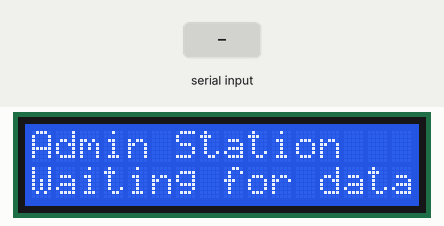
Recording of a sketch running on a simulated Arduino Uno, built with avr-gcc and run on an emulated ATmega328P. Parts: 16×2 character LCD. The inputs (shaded band) are chosen by the test bench. EEPROM starts erased; what the sketch prints to the serial monitor is not drawn.

Above: at 1.2 s.
1.3 s: "D:\n" received over Serial
At 1.9 s:
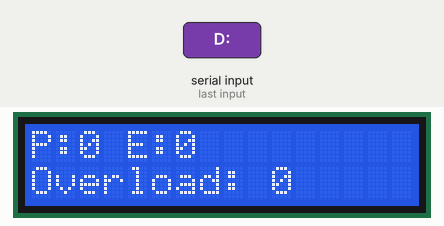
2.8 s: "D:90\n" received over Serial
At 3.8 s:
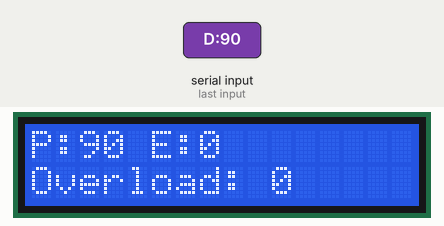
Timing chart, 0 to 5.8 s (numbered marks = the images above; inputs shaded):
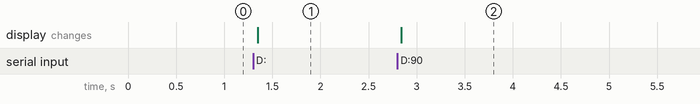

The sketch:

Bus_Station__Master_.ino
```cpp
#include <Wire.h>
#include <LiquidCrystal_I2C.h>
#include <EEPROM.h>

// --- GLOBAL OBJECTS & CONSTANTS ---
LiquidCrystal_I2C lcd(0x27, 16, 2); // Set LCD address to 0x27 for a 16 chars and 2 line display
const unsigned long REQUEST_INTERVAL_MS = 5000; // Request data every 5 seconds
const unsigned long DISPLAY_ROTATE_MS = 4000; // Rotate display screen every 4 seconds
const int MAX_USERS = 5; // Must match MAX_REGISTERED_CARDS on slave
const byte MAGIC_BYTE = 0xAA; // Magic value to indicate valid EEPROM data
const int EEPROM_START_ADDR = 0;

// --- DATA STORAGE VARIABLES ---
struct UserData {
  char name[17];
  int scanCount;
};
UserData users[MAX_USERS];
int passengerCount = 0;
int emergencyCount = 0;
int overloadCount = 0; // NEW: Counter for bus overload occurrences
int numUsers = 0;
bool dataReceived = false;

// --- TIMING & DISPLAY STATE VARIABLES ---
unsigned long lastRequestTime = 0;
unsigned long lastDisplayChangeTime = 0;
int currentDisplayScreen = 0; // 0 = main screen, 1+ = user screens

// --- FUNCTION PROTOTYPES ---
void parseData(String data);
void updateDisplay();

// --- SETUP ---
void setup() {
  Serial.begin(9600);
  lcd.init();
  lcd.backlight();

  // Attempt to load data from EEPROM
  if (EEPROM.read(EEPROM_START_ADDR) == MAGIC_BYTE) {
    numUsers = EEPROM.read(EEPROM_START_ADDR + 1);
    EEPROM.get(EEPROM_START_ADDR + 2, passengerCount);
    EEPROM.get(EEPROM_START_ADDR + 4, emergencyCount);
    EEPROM.get(EEPROM_START_ADDR + 6, overloadCount); // NEW: Load overload count
    int addr = EEPROM_START_ADDR + 8; // Adjusted for new variable
    for (int i = 0; i < numUsers; i++) {
      for (int j = 0; j < 17; j++) {
        users[i].name[j] = EEPROM.read(addr++);
      }
      EEPROM.get(addr, users[i].scanCount);
      addr += 2;
    }
    dataReceived = true;
    currentDisplayScreen = 0;
    lastDisplayChangeTime = millis() - DISPLAY_ROTATE_MS; // Force immediate update
    lcd.setCursor(0, 0);
    lcd.print("Data loaded from");
    lcd.setCursor(0, 1);
    lcd.print("EEPROM");
    delay(2000); // Brief message
  } else {
    lcd.setCursor(0, 0);
    lcd.print("Admin Station");
    lcd.setCursor(0, 1);
    lcd.print("Waiting for data");
  }
}

// --- LOOP ---
void loop() {
  // 1. Periodically request data from the slave
  if (millis() - lastRequestTime > REQUEST_INTERVAL_MS) {
    Serial.println("Hello from Master");
    lastRequestTime = millis();
  }

  // 2. Check for an incoming data packet from the slave
  if (Serial.available()) {
    String dataPacket = Serial.readStringUntil('\n');
    dataPacket.trim(); // Remove any whitespace
    if (dataPacket.startsWith("D:")) {
      parseData(dataPacket);
      dataReceived = true;
      // Reset display to the first screen upon receiving new data
      currentDisplayScreen = 0;
      lastDisplayChangeTime = millis() - DISPLAY_ROTATE_MS; // Force immediate update
    }
  }

  // 3. Update the LCD display continuously
  if (dataReceived) {
    updateDisplay();
  }
}

// --- FUNCTIONS ---
void parseData(String data) {
  // Remove the "D:" prefix
  data.remove(0, 2);

  // Use a character buffer for strtok()
  char dataBuffer[data.length() + 1];
  data.toCharArray(dataBuffer, sizeof(dataBuffer));

  char* token = strtok(dataBuffer, ",");
  int tokenIndex = 0;
  numUsers = 0; // Reset user count for new packet

  while (token != NULL) {
    if (tokenIndex == 0) {
      passengerCount = atoi(token); // First token is passenger count
    } else if (tokenIndex == 1) {
      emergencyCount = atoi(token); // Second token is emergency count
    } else if (tokenIndex == 2) {
      overloadCount = atoi(token); // NEW: Third token is overload count
    } else {
      // Subsequent tokens are user name and scan count pairs
      if ((tokenIndex % 2 == 1) && (numUsers < MAX_USERS)) {
        // This is a name
        strncpy(users[numUsers].name, token, 16);
        users[numUsers].name[16] = '\0'; // Ensure null termination
      } else if (numUsers < MAX_USERS) {
        // This is a scan count
        users[numUsers].scanCount = atoi(token);
        numUsers++; // Increment user count after processing a pair
      }
    }
    token = strtok(NULL, ",");
    tokenIndex++;
  }

  // Save the parsed data to EEPROM (overwrite previous data)
  EEPROM.write(EEPROM_START_ADDR, MAGIC_BYTE);
  EEPROM.write(EEPROM_START_ADDR + 1, (byte)numUsers);
  EEPROM.put(EEPROM_START_ADDR + 2, passengerCount);
  EEPROM.put(EEPROM_START_ADDR + 4, emergencyCount);
  EEPROM.put(EEPROM_START_ADDR + 6, overloadCount); // NEW: Save overload count
  int addr = EEPROM_START_ADDR + 8; // Adjusted for new variable
  for (int i = 0; i < numUsers; i++) {
    for (int j = 0; j < 17; j++) {
      EEPROM.write(addr++, users[i].name[j]);
    }
    EEPROM.put(addr, users[i].scanCount);
    addr += 2;
  }
}

void updateDisplay() {
  // Check if it's time to switch to the next screen
  if (millis() - lastDisplayChangeTime > DISPLAY_ROTATE_MS) {
    currentDisplayScreen++;
    // The total number of screens is 1 (main) + the number of users
    if (currentDisplayScreen > numUsers) {
      currentDisplayScreen = 0; // Loop back to the main screen
    }

    lastDisplayChangeTime = millis();
    lcd.clear();

    if (currentDisplayScreen == 0) {
      // --- Main Info Screen ---
      lcd.setCursor(0, 0);
      lcd.print("P:");
      lcd.print(passengerCount);
      lcd.print(" E:");
      lcd.print(emergencyCount);
      lcd.setCursor(0, 1);
      lcd.print("Overload: ");
      lcd.print(overloadCount); // NEW: Display overload count
    } else {
      // --- User Info Screen ---
      int userIndex = currentDisplayScreen - 1;
      if (userIndex < numUsers) {
        lcd.setCursor(0, 0);
        lcd.print(users[userIndex].name);
        lcd.setCursor(0, 1);
        lcd.print("Scans: ");
        lcd.print(users[userIndex].scanCount);
      }
    }
  }
}
```

Measured:
- after the input at 1.3 s, the display: changes after 0.05 s (image 1)
- after the input at 2.8 s, the display: changes at once (image 2)
